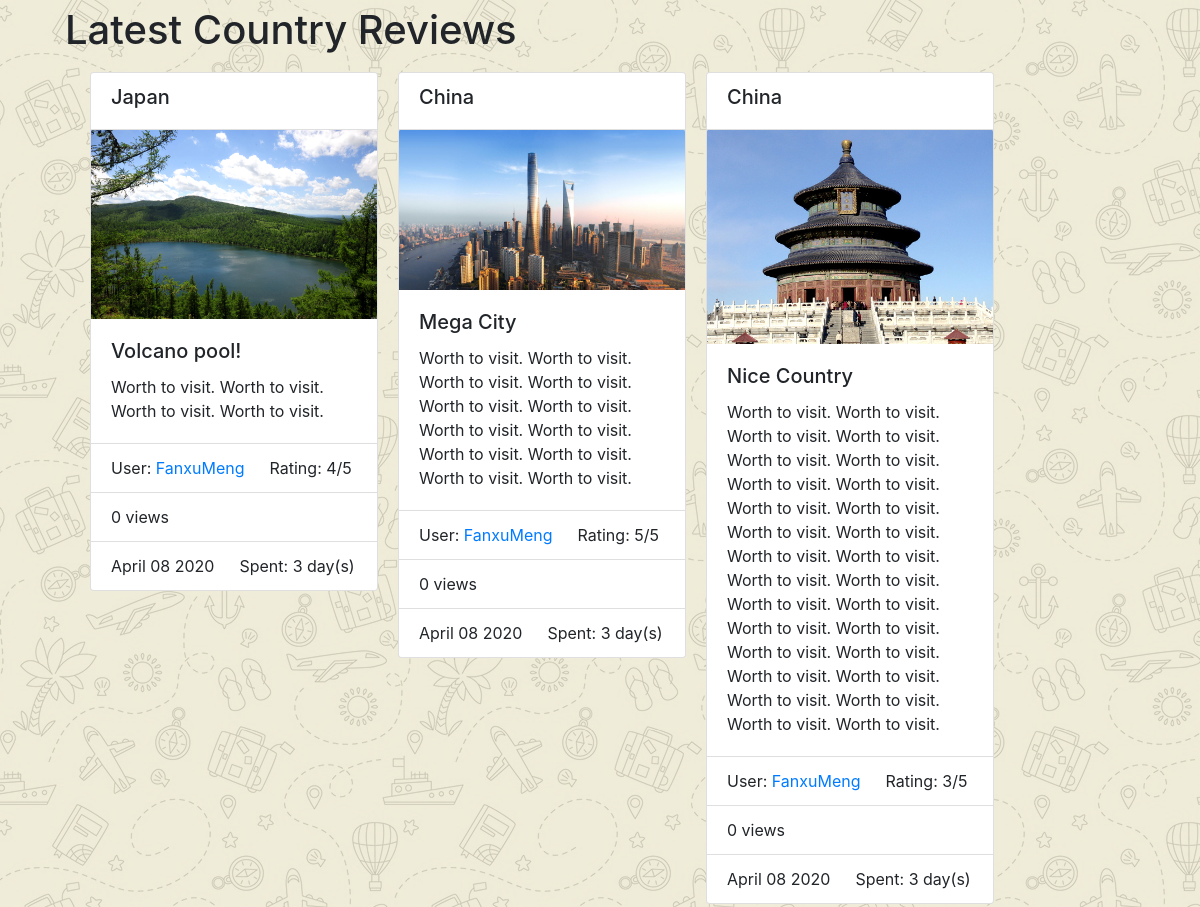
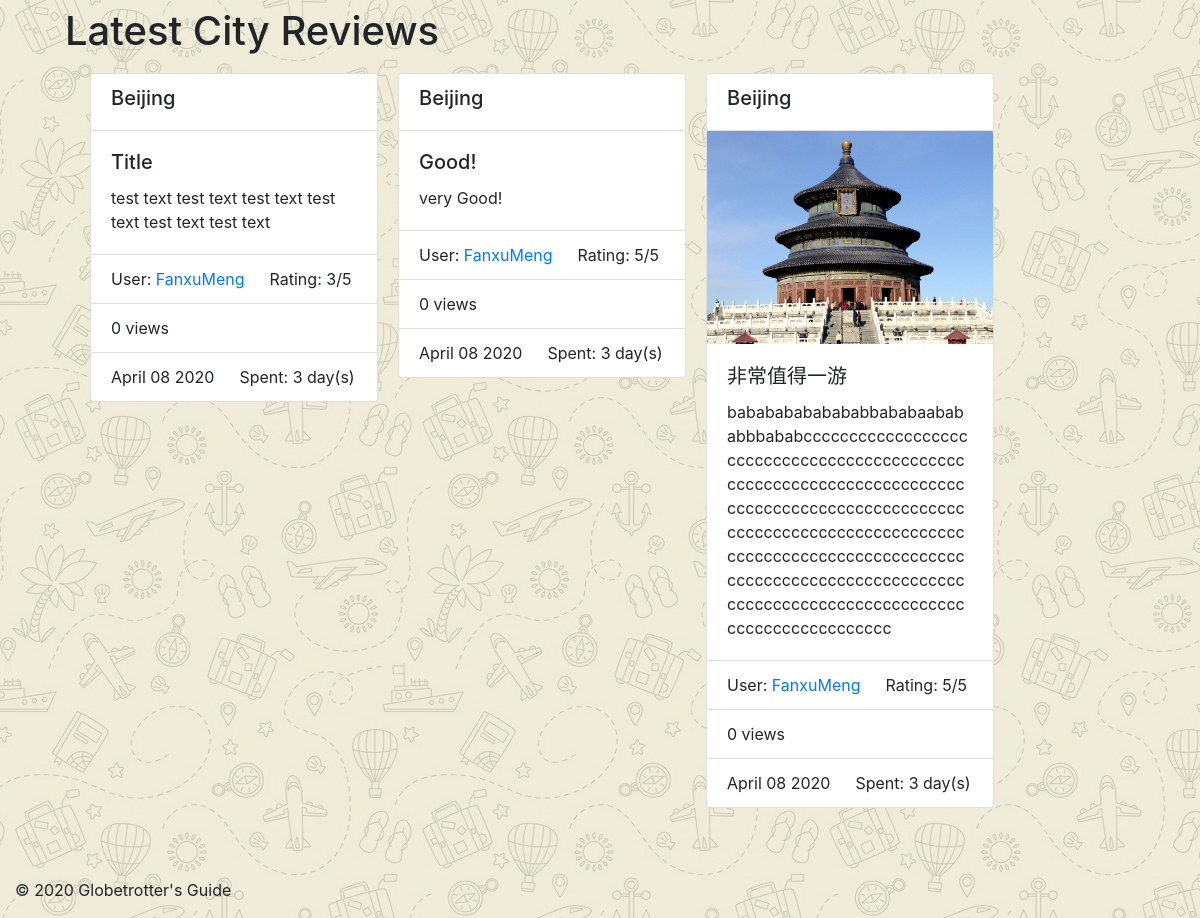
Page /GlobetrottersGuide/ (lower part) on the earlier database version (2 pictures, top to bottom).
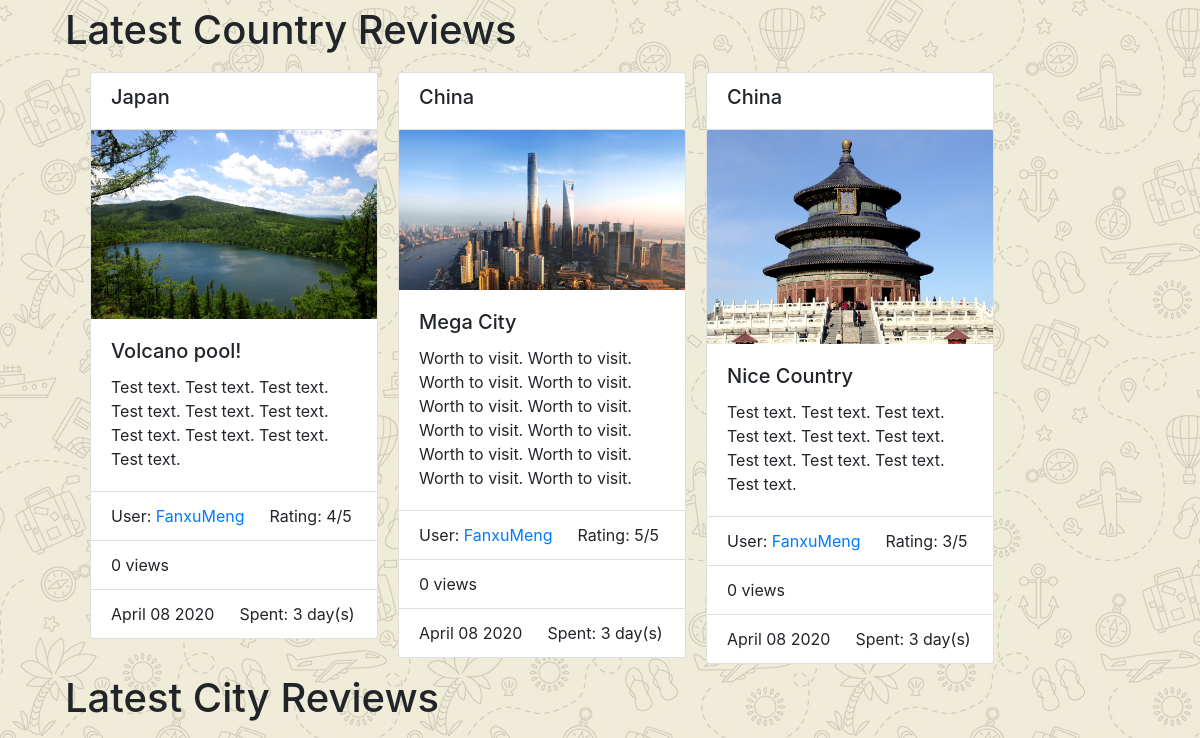
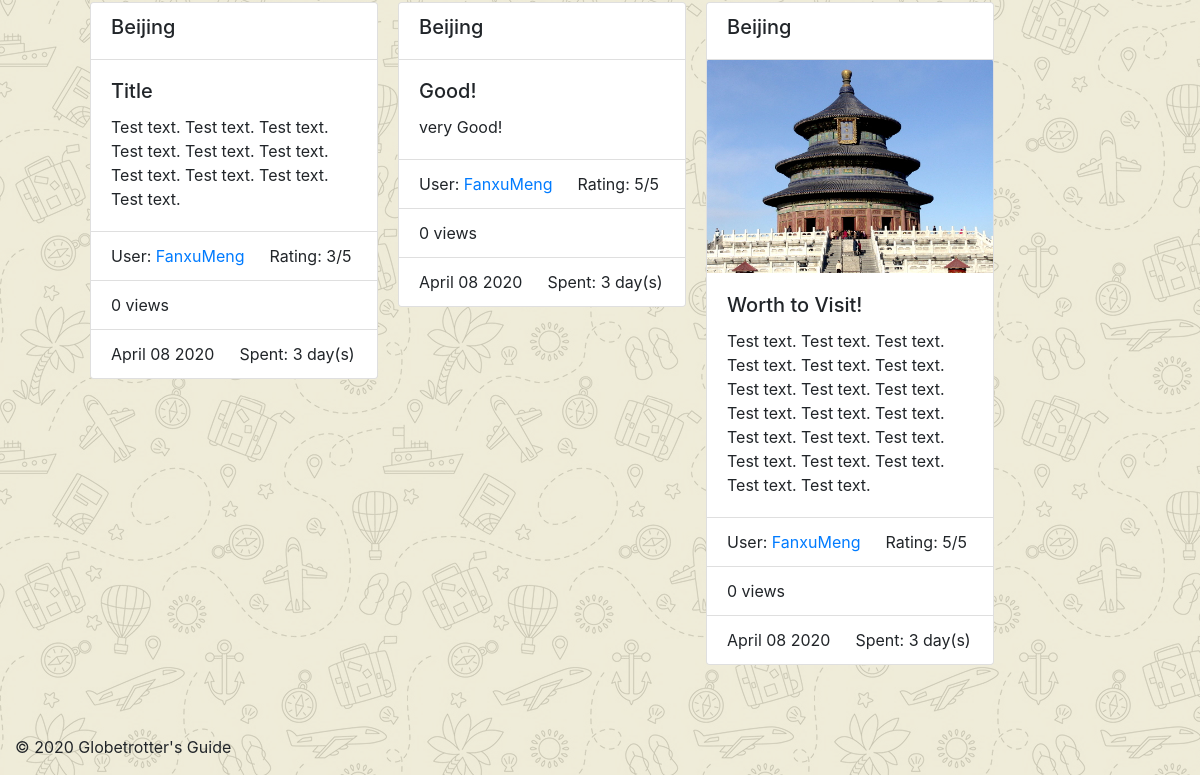
Same page on the later database version (2 pictures, top to bottom).
### GlobetrottersGuide/models.py (models this page shows, shortened)
class countryReview(models.Model):
    TEXT_MAX_LENGTH = 2000
    RATING_CHOICES = (
        (1, '1'),
        (2, '2'),
        (3, '3'),
        (4, '4'),
        (5, '5'),
    )
    user = models.ForeignKey(User, on_delete=models.CASCADE)
    belong_country = models.ForeignKey(Country, on_delete=models.CASCADE)
    publish_date = models.DateTimeField('date published')
    views = models.IntegerField(default=0)
    likes = models.IntegerField(default=0)
    timeSpent = models.DurationField(blank=False)
    image = models.ImageField(upload_to='review_images', blank=True)
    title = models.CharField(max_length=128, default='Title')
    text = models.TextField(max_length=2000, blank=False)
    rating = models.IntegerField(choices=RATING_CHOICES)

class cityReview(models.Model):
    TEXT_MAX_LENGTH = 2000
    RATING_CHOICES = (
        (1, '1'),
        (2, '2'),
        (3, '3'),
        (4, '4'),
        (5, '5'),
    )
    user = models.ForeignKey(User, on_delete=models.CASCADE)
    belong_city = models.ForeignKey(City, on_delete=models.CASCADE)
    publish_date = models.DateTimeField('date published')
    views = models.IntegerField(default=0)
    likes = models.IntegerField(default=0)
    timeSpent = models.DurationField(blank=False)
    image = models.ImageField(upload_to='review_images', blank=True)
    title = models.CharField(max_length=128, default='Title')
    text = models.TextField(max_length=2000, blank=False)
    rating = models.IntegerField(choices=RATING_CHOICES)

class Country(models.Model):
    NAME_MAX_LENGTH = 128
    continent = models.ForeignKey(Continent, on_delete=models.CASCADE)
    name = models.CharField(max_length=128, unique=True)
    views = models.IntegerField(default=0)
    likes = models.IntegerField(default=0)
    flag = models.ImageField(upload_to='flags',blank=True)
    slug = models.SlugField(unique=True)
    reviewNum = 0
    def getContinentSlug(self):
        return self.continent.slug
    class Meta:
        verbose_name_plural = 'Countries'

class City(models.Model):
    NAME_MAX_LENGTH = 128
    country = models.ForeignKey(Country, on_delete=models.CASCADE)
    name = models.CharField(max_length=128, unique=True)
    views = models.IntegerField(default=0)
    likes = models.IntegerField(default=0)
    slug = models.SlugField(unique=True)
    reviewNum = 0
    def getCountry(self):
        return self.country
    class Meta:
        verbose_name_plural = 'Cities'

### GlobetrottersGuide/views.py (the view)
# urls.py: path('',views.home, name='HomePage'),
def home(request):
    context_dict = {}
    try:
        continent_list = Continent.objects.order_by('-likes')
        country_review_list = countryReview.objects.order_by('-publish_date')[:3]
        city_review_list = cityReview.objects.order_by('-publish_date')[:3]
        context_dict['continents'] = continent_list
        context_dict['country_reviews'] = country_review_list
        context_dict['city_reviews'] = city_review_list
        for continent in continent_list:
            continent.reviewNum = getContinentReviewNum(continent.slug)
    except Continent.DoesNotExist:
        context_dict['continents'] = None
        context_dict['country_reviews'] = None
        context_dict['city_reviews'] = None
    return render(request, 'GlobetrottersGuide/home.html', context=context_dict)

### GlobetrottersGuide/views.py (called while the page is built)
def getContinentReviewNum(continent_slug):
    count = 0
    for review in cityReview.objects.all():
        if review.belong_city.getCountry().getContinentSlug() == continent_slug:
            count+=1
    for review in countryReview.objects.all():
        if review.belong_country.getContinentSlug() == continent_slug:
            count+=1
    return count

### templates/GlobetrottersGuide/home.html (shortened to what this page needs)
<!DOCTYPE html>
{% extends 'GlobetrottersGuide/base.html' %}
{% load staticfiles %}
{% load gtg_template_tags %}
{% block body_block %}
    <div class="row">
        <div class="col">
        </div>
    </div>
    <div class="row" style="width:100%;">
    <h1>Latest Country Reviews</h1>
    </div>
    {% if country_reviews or city_reviews %}
    {% for review in country_reviews %}
        <div class="card" style="width: 18rem;margin:10px;float:left;">
            <ul class="list-group list-group-flush">
                <li class="list-group-item">
                    <h5>{{ review.belong_country.name }}</h5>
                </li>
            </ul>
            {% if review.image %}
            <img src="{{ review.image.url }}" class="card-img-top" alt="No Image">
            {% endif %}
            <div class="card-body">
                <h5 class="card-title">{{ review.title }}</h5>
                <p class="card-text">{{ review.text }}</p>
            </div>
            <ul class="list-group list-group-flush">
                <li class="list-group-item">
                    User:
                    <a href="{% url 'GlobetrottersGuide:UserProfile' review.user.username %}">{{ review.user.username }}</a>
                    &emsp; Rating: {{ review.rating }}/5
                </li>
                <li class="list-group-item">{{ review.views }} views</li>
                <li class="list-group-item">{{ review.publish_date | date:"F d Y" }} &emsp; Spent: {{ review.timeSpent.days }} day(s)</li>
            </ul>
        </div>
    {% endfor %}
    {% else %}
    <p style="float:left;margin:10px"><h2>No one has reviewed any country yet.</h2></p>
    {% endif %}
    <div class="row" style="width:100%;">
    <h1>Latest City Reviews</h1>
    </div>
    {% if city_reviews %}
        {% for review in city_reviews %}
        <div class="card" style="width: 18rem;margin:10px;float:left;">
            <ul class="list-group list-group-flush">
                <li class="list-group-item">
                    <h5>{{ review.belong_city.name }}</h5>
                </li>
            </ul>
            {% if review.image %}
            <img src="{{ review.image.url }}" class="card-img-top" alt="No Image">
            {% endif %}
            <div class="card-body">
                <h5 class="card-title">{{ review.title }}</h5>
                <p class="card-text">{{ review.text }}</p>
            </div>
            <ul class="list-group list-group-flush">
                <li class="list-group-item">
                    User:
                    <a href="{% url 'GlobetrottersGuide:UserProfile' review.user.username %}">{{ review.user.username }}</a>
                    &emsp; Rating: {{ review.rating }}/5
                </li>
                <li class="list-group-item">{{ review.views }} views &emsp; </li>
                <li class="list-group-item">{{ review.publish_date | date:"F d Y" }} &emsp; Spent: {{ review.timeSpent.days }} day(s)</li>
            </ul>
        </div>
    {% endfor %}
    {% else %}
        <p style="float:left;margin:10px"><h2>No one has reviewed any city yet.</h2></p>
    {% endif %}
{% endblock %}

Differences in the rows shown:
changed countryReview "Volcano pool!": text "Worth to visit. Worth to visit. Worth to visit. Worth to visit." → "Test text. Test text. Test text. Test text. Test text. Test text. Test text. Test text. Test text. Test text."
changed countryReview "Nice Country": text "Worth to visit. Worth to visit. Worth to visit. Worth to visit. Worth to visit. Worth to visit. Worth to visit. Worth to visit. Worth to visit. Worth to visit. Worth to visit. Worth to visit. Worth to visit. Worth to visit. Worth to visit. Worth to visit. Worth to visit. Worth to visit. Worth to visit. Worth to visit. Worth to visit. Worth to visit. Worth to visit. Worth to visit. Worth to visit. Worth to visit. Worth to visit. Worth to visit." → "Test text. Test text. Test text. Test text. Test text. Test text. Test text. Test text. Test text. Test text."
changed cityReview "Title": text "test text test text test text test text test text test text" → "Test text. Test text. Test text. Test text. Test text. Test text. Test text. Test text. Test text. Test text."
changed cityReview: title "非常值得一游" → "Worth to Visit!"; text "babababababababbababaabababbbababcccccccccccccccccccccccccccccccccccccccccccccccccccccccccccccccccccccccccccccccccccccccccccccccccccccccccccccccccccccccccccccccccccccccccccccccccccccccccccccccccccccccccccccccccccccccccccccccccccccccccccccccccccccccccc" → "Test text. Test text. Test text. Test text. Test text. Test text. Test text. Test text. Test text. Test text. Test text. Test text. Test text. Test text. Test text. Test text. Test text. Test text. Test text. Test text."
